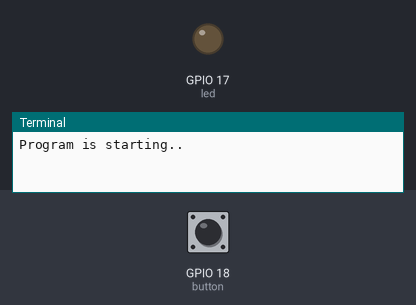
Bench run of a program on a simulated Raspberry Pi (BCM pin numbers). Shown: output pins drawn as LEDs (lit = HIGH), the last lines printed to the terminal. The inputs (shaded band) are chosen by the test bench; at power-on: GPIO 18 (button) HIGH.

Above: at 1.2 s.
1.3 s: GPIO 18 (button) pulled LOW for 0.15 s
At 2.5 s:
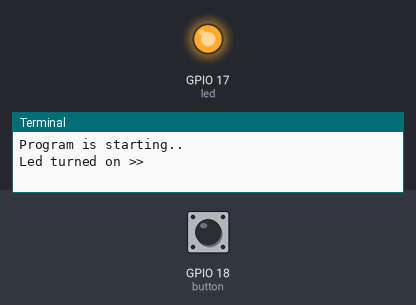
2.9 s: GPIO 18 (button) pulled LOW for 1 s
At 3.9 s:
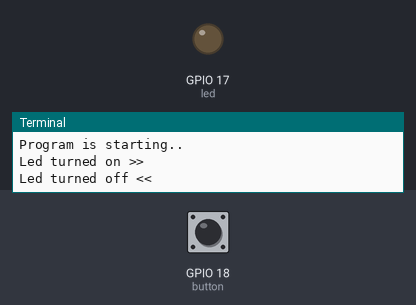
5.4 s: GPIO 18 (button) pulled LOW for 3.2 s
At 5.8 s:
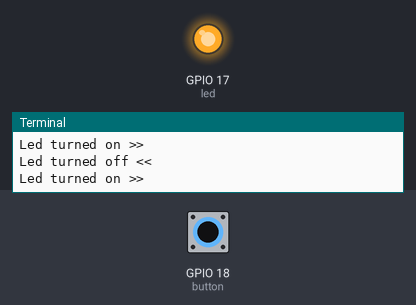
Timing chart, 0 to 8.4 s (numbered marks = the images above; inputs shaded):
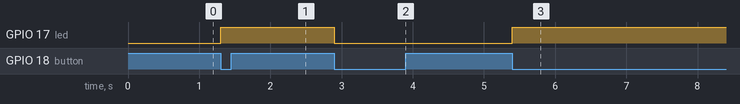

The program:

Tablelamp2.py
```python
from gpiozero import LED, Button
from signal import pause

print('Program is starting..')

led = LED(17)  # using BCM numbering
button = Button(18)   # using BCM numbering


def onButtonPressed():

    led.toggle()
    if led.is_lit:
        print('Led turned on >>')
    else:
        print('Led turned off <<')


button.when_pressed = onButtonPressed

pause()
```

Measured:
- after the input at 1.3 s, GPIO 17 (led): LOW → HIGH at once
- after the input at 2.9 s, GPIO 17 (led): HIGH → LOW at once
- after the input at 5.4 s, GPIO 17 (led): LOW → HIGH at once
